Frame 1 (no input): blank canvas, image omitted
Frame 60 (the mouse pressed at the canvas centre just before this capture): blank canvas, image omitted
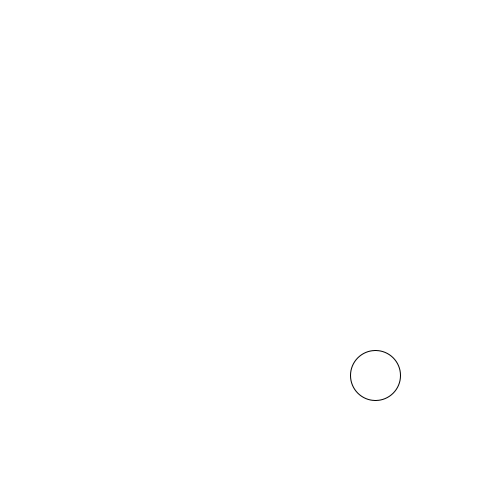
Frame 120 (the mouse held since frame 60 and released just before this capture)

The Processing sketch whose frames 1 and 60 were blank and that drew this single picture after the mouse press (run headless with seeded random() and noise(); from frame 60 on, the mouse is pressed at the canvas centre):

// Processing sketch: challenage_03_3
// ── challenage_03_3.pde

void setup(){
  size(500,500);
}
void draw(){
  background (255);
  ellipse(width-mouseX/2,height-mouseY/2,50,50);
}
